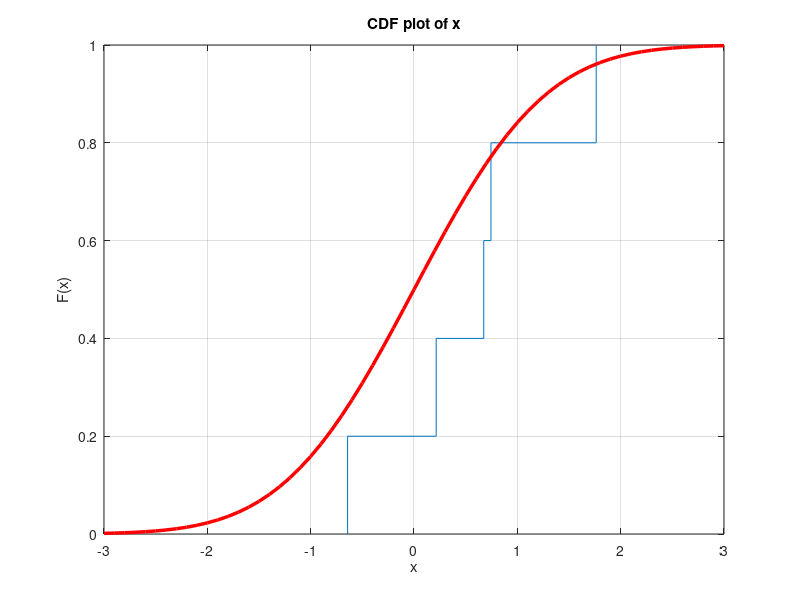

This chart was generated by the following MATLAB code: (Note: this script raises an error after producing the figure.)
%% clear all variables
close all
clear
clc

%% set input
disp('Please input number of draws n as') ;
disp(' ') ;
n = input('[n]=');

%% generate random variables
y = normrnd(0,1,n,1); %Generate standard normal random numbers

%% plot
cdfplot(y)            %Plot the empirical distribution function

hold on

x = -3:0.1:3;
f = normcdf(x,0,1);   %Generate normal cumulative distribution function

plot(x,f,'r','LineWidth',2.5)
legend('Empirical','Theoretical','Location','NW')
title('EDF and CFD')
xlabel('X')
ylabel('EDF(X), CDF(X)')

hold off